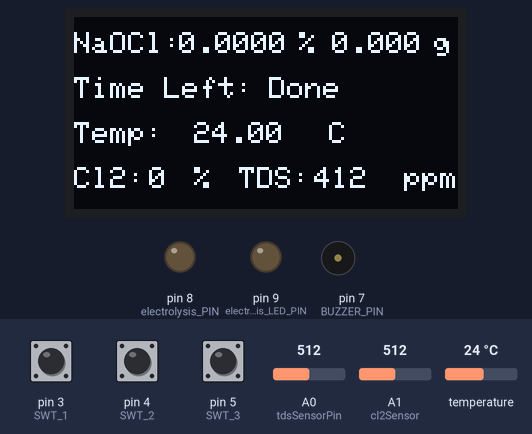
The sketch below on a simulated Arduino Uno, built with avr-gcc and run on an emulated ATmega328P. Parts: 128×64 one-colour display, output pins drawn as LEDs (lit = HIGH), buzzer (waves = sounding, pin HIGH). The inputs (shaded band) are chosen by the test bench; at power-on: pin 3 (SWT_1) LOW, temperature 24 °C, A0 (tdsSensorPin) = 512, pin 4 (SWT_2) LOW, pin 5 (SWT_3) LOW, A1 (cl2Sensor) = 512. What the sketch prints to the serial monitor is not drawn.

Above: at 1.6 s.
1.7 s: pin 3 (SWT_1) pulled HIGH for 1 s
At 3.7 s:
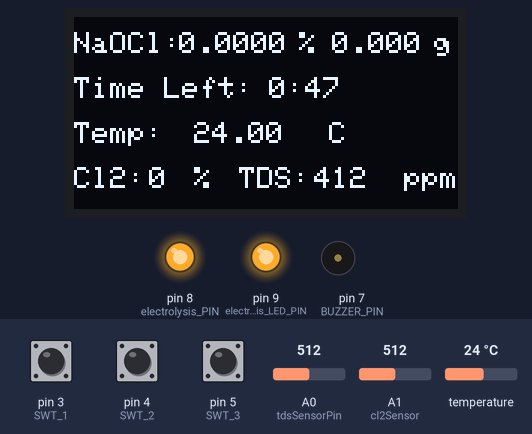
6.4 s: temperature set to 12 °C
At 7.0 s:
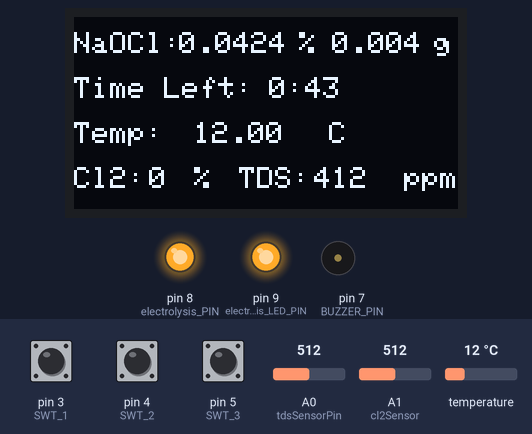
9.5 s: A0 (tdsSensorPin) set to 716
At 11.3 s:
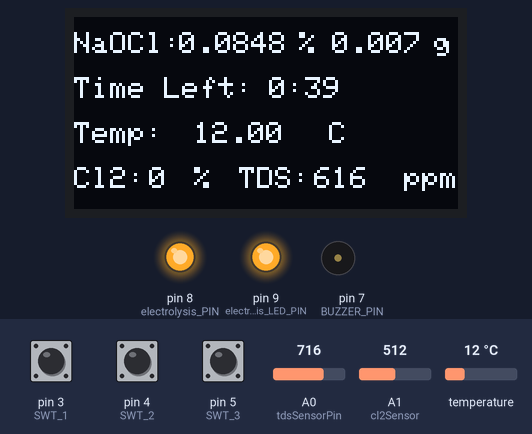
13.2 s: temperature set to 19 °C
At 15.6 s:
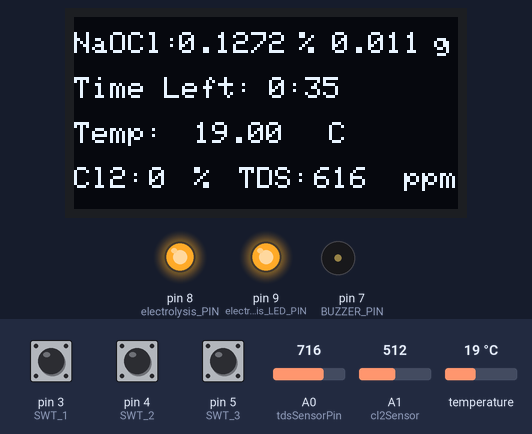
15.9 s: A0 (tdsSensorPin) set to 900
At 17.4 s:
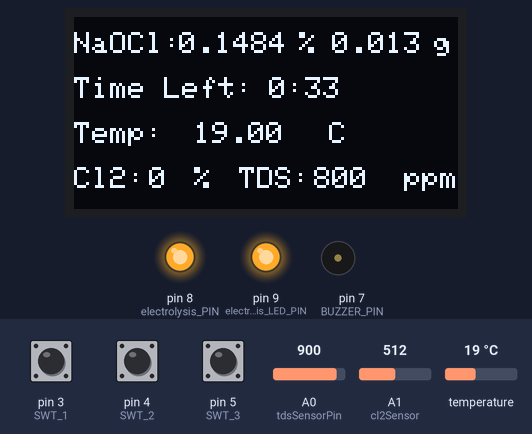
19.1 s: temperature set to 28 °C
At 51.2 s:
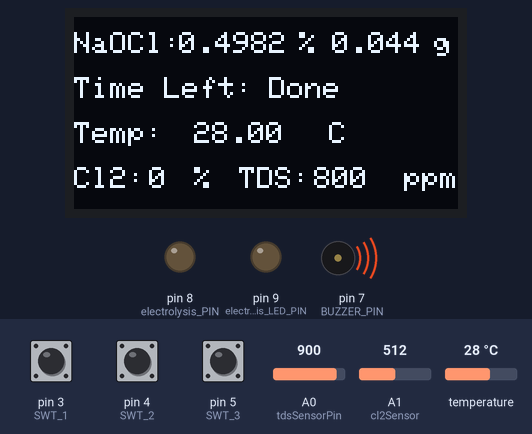
Timing chart, 0 to 51.9 s (numbered marks = the images above; inputs shaded):
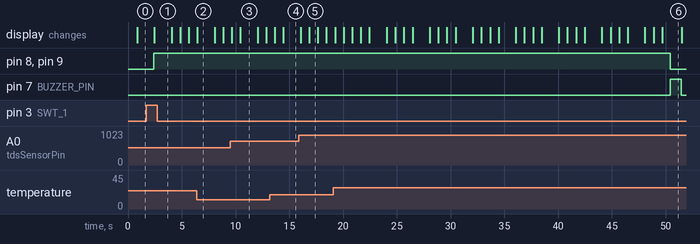

Measured:
- after the input at 1.7 s, pin 8 (electrolysis_PIN), pin 9 (electrolysis_LED_PIN): LOW → HIGH after 0.71 s; the display: changes after 0.75 s (image 1)
- what the display in image 2 shows lasts 1.6 s, from 6.4 s to 8.0 s
- what the display in image 5 shows lasts 0.8 s, from 16.9 s to 17.7 s
- what the display in image 6 shows lasts 1.8 s, from 49.7 s to 51.5 s

The sketch:

ArduinoCode.ino
```cpp
#include <Adafruit_GFX.h>
#include <Adafruit_SSD1306.h>
#define OLED_ADDR   0x3C // I2C address for OLED display
Adafruit_SSD1306 display(128, 64, &Wire, -1);

#include <OneWire.h>
#include <DallasTemperature.h>

// Temp sensor
#define tempSensor 6   // Digital pin connected to DS18B20 temperature sensor
OneWire oneWire(tempSensor);
DallasTemperature sensors(&oneWire);
float waterTemperature;    // Stores the current water temperature reading

int finaltdsReading;   // Processed TDS reading
int tdsReading;
#define tdsSensorPin A0   // Analog pin for TDS sensor

// Cl2 gas sensor
int cl2Sensor = A1;   // Analog pin for Cl2 gas sensor
float cl2ammount;    // Raw sensor value
int cl2;            // Processed chlorine gas concentration
int Cal_Cl2;        // Calibrated chlorine concentration

// Timer Variables
int minutes;
int seconds;


// Pin Definitions for Switches, Buzzer, and Electrolysis
#define SWT_1 3
#define SWT_2 4
#define SWT_3 5

#define BUZZER_PIN 7  // Buzzer for alarms
#define electrolysis_PIN 8  // Controls electrolysis process
#define electrolysis_LED_PIN 9   // LED indicator for electrolysis

// Constants
const float F = 96485;    // Faraday's constant (C/mol)
const float M = 74.44;    // Molar mass of NaOCl (g/mol)
const int n = 2;          // Number of electrons for NaOCl formation
const float volume = 0.8; // Volume of brine (liters)
float solution_mass;
float solution_density= 1100; // g/L

// Adjustable system efficiency
float systemEfficiency = 0.744;  // 74.4% efficiency

// Variables
float current = 3.25;          // Current in amperes (A)
float Concentration = 0.000;   // NaOCl concentration in %
float massFormed = 0.00;      // Mass of NaOCl formed (g)
unsigned long timeLeft = 0;   // Time in seconds to achieve required concentration
float targetConcentration = 0.00; // Target concentration based on switch input


unsigned long electrolysisStartTime = 0;  // Start time for electrolysis
bool electrolysisInProgress = false;  // Flag to check if electrolysis is in progress


void setup() {

  Serial.begin(9600);
  sensors.begin();// Initialize temperature sensor

  display.begin(SSD1306_SWITCHCAPVCC, OLED_ADDR); // Initialize OLED display
  display.clearDisplay();// Clear OLED screen


// Configure sensor and actuator pins
  pinMode(cl2Sensor, INPUT);
  pinMode(SWT_1, INPUT);
  pinMode(SWT_2, INPUT);
  pinMode(SWT_3, INPUT);

  pinMode(BUZZER_PIN, OUTPUT);
  pinMode(electrolysis_PIN, OUTPUT);
  pinMode(electrolysis_LED_PIN, OUTPUT);


}

void loop() {


  // Read TDS and temperature
  tdsReading = analogRead(tdsSensorPin);
  finaltdsReading = tdsReading - 100; // Offset calibration
  if (finaltdsReading < 0) { finaltdsReading = 0; }

// Read and process temperature sensor values
  sensors.requestTemperatures();
  waterTemperature = sensors.getTempCByIndex(0);

  // Read and process chlorine gas sensor values
  cl2ammount = analogRead(cl2Sensor);
  cl2 = map(cl2ammount, 0, 4095, 0, 100);   //Convert to percentage
  Cal_Cl2 = cl2 - 90;     // Adjust calibration offset

   if (Cal_Cl2 < 0) { Cal_Cl2 = 0; }
   if (Cal_Cl2 > 5) { buzzer_alarm (); stopElectrolysis(); }  // Stop if Cl2 is too high

  // Switch logic to set target concentration
   if (digitalRead(SWT_1) == HIGH && !electrolysisInProgress) {
    targetConcentration = 0.005;   // 0.5% for disinfection
    startElectrolysis();
  } else if (digitalRead(SWT_2) == HIGH && !electrolysisInProgress) {
    targetConcentration = 0.05;   // 5% for household
    startElectrolysis();
  } else if (digitalRead(SWT_3) == HIGH && !electrolysisInProgress) {
    targetConcentration = 0.1;  // 10% for industrial-grade
    startElectrolysis();
  }


  if (electrolysisInProgress) {
    manageElectrolysis();
  }

  updateDisplay();

  sendDataToESP();  // Transmit data to ESP32 for remote monitoring
}

void startElectrolysis() {
  electrolysisInProgress = true;
  electrolysisStartTime = millis(); // Record the start time of electrolysis

  // Calculate total time required to reach target concentration considering efficiency
  unsigned long totalTime = (targetConcentration * volume * 10 *n * F * systemEfficiency ) / (current * M);
  timeLeft = totalTime; // Set the initial time left

  digitalWrite(electrolysis_PIN, HIGH);    // Start electrolysis
  digitalWrite(electrolysis_LED_PIN, HIGH); // Turn on LED
}

void manageElectrolysis() {
  unsigned long elapsedTime = (millis() - electrolysisStartTime) / 1000; // Time in seconds

  // Calculate the mass of NaOCl formed based on elapsed time and efficiency
  massFormed = (current * elapsedTime * M * systemEfficiency) / (n * F) ;

  solution_mass = volume * solution_density;

  // Calculate concentration based on mass formed and volume
  Concentration = ((massFormed / solution_mass)*100); // Convert to percentage

  // Ensure concentration doesn't exceed target
  if (Concentration > targetConcentration) {
    Concentration = targetConcentration;
     stopElectrolysis();
  }

  // Update the time left
  timeLeft = ((targetConcentration * volume * 11 *n * F ) / (current * M * systemEfficiency)) - elapsedTime;

  // Ensure timeLeft does not go negative
  if (timeLeft <= 0) {
    timeLeft = 0;
//    stopElectrolysis();
  }
}

void stopElectrolysis() {
  electrolysisInProgress = false;
  digitalWrite(electrolysis_PIN, LOW);    // Stop electrolysis
  digitalWrite(electrolysis_LED_PIN, LOW); // Turn off LED
  digitalWrite(BUZZER_PIN, HIGH);  // Activate buzzer when target is reached
  delay(1000); // Keep buzzer on for 1 second
  digitalWrite(BUZZER_PIN, LOW); // Turn off buzzer
}

void updateDisplay() {
  display.clearDisplay();

  // Buffer to store formatted strings
  char buffer[10];

  // Display NaOCl concentration
  display.setTextColor(WHITE);
  display.setTextSize(1);
  display.setCursor(0, 5);
  display.println("NaOCl:");


  display.setCursor(35, 5);
  dtostrf(Concentration*100, 6, 4, buffer); // Format Concentration to 3 decimal places
  display.println(buffer);
  display.setCursor(75, 5);
  display.println("%");


  display.setCursor(80, 5);
  dtostrf(massFormed, 6, 3, buffer); // Format massFormed to 3 decimal places
  display.println(buffer);
  display.setCursor(120, 5);
  display.println("g");

  // Display time left
  display.setCursor(0, 20);
  display.println("Time Left:");
  display.setCursor(65, 20);
  if (timeLeft > 0) {
//    int minutes = timeLeft / 60;
//    int seconds = timeLeft % 60;

    minutes = timeLeft / 60;
    seconds = timeLeft % 60;

    display.print(minutes);
    display.print(":");
    if (seconds < 10) {
      display.print("0");
    }
    display.print(seconds);
  } else {
    display.print("Done");
  }


  // Display temperature
  display.setCursor(0, 35);
  display.println("Temp:");
  display.setCursor(40, 35);
  display.println(waterTemperature);
  display.setCursor(85, 35);
  display.println("C");

  // Display Cl2 level
  display.setCursor(0, 50);
  display.println("Cl2:");
  display.setCursor(25, 50);
  display.println(Cal_Cl2);
  display.setCursor(40, 50);
  display.println("%");

  // Display TDS level
  display.setCursor(55, 50);
  display.println("TDS:");
  display.setCursor(80, 50);
  display.println(finaltdsReading);
  display.setCursor(110, 50);
  display.println("ppm");

  // Update OLED display
  display.display();

}

void buzzer_alarm () {

digitalWrite(BUZZER_PIN, HIGH);
delay(500);
digitalWrite(BUZZER_PIN, LOW);
delay(1000);

}

void sendDataToESP() {
  Serial.print(waterTemperature);
  Serial.print(",");
  Serial.print(finaltdsReading);
  Serial.print(",");
  Serial.print(Concentration*100);
  Serial.print(",");
  Serial.print(cl2);
  Serial.print(",");
  Serial.print(massFormed);
  Serial.print(",");
  Serial.print(minutes);
  Serial.print(",");
  Serial.println(seconds); // End of data line

}
```
